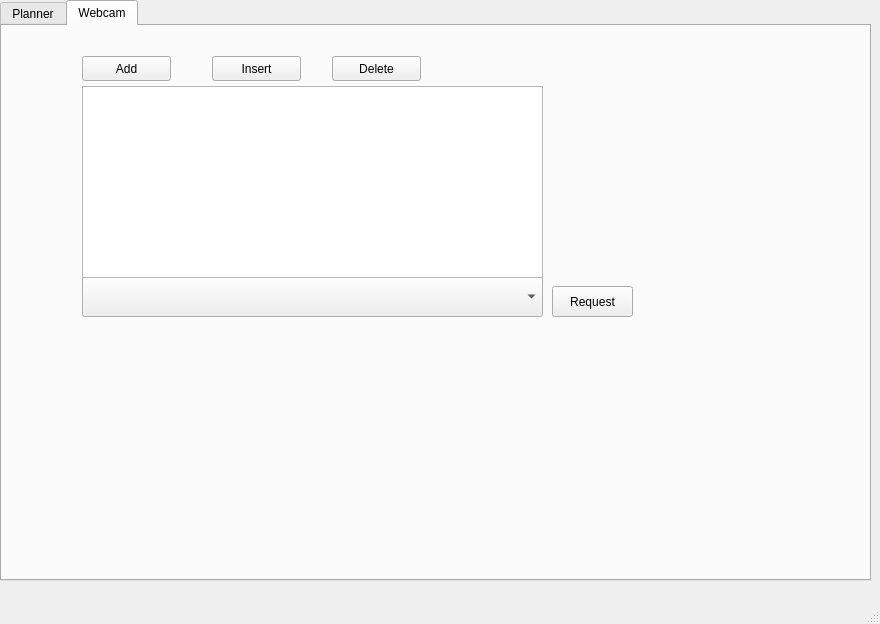
<?xml version="1.0" encoding="UTF-8"?>
<ui version="4.0">
 <class>MainWindow</class>
 <widget class="QMainWindow" name="MainWindow">
  <property name="geometry">
   <rect>
    <x>0</x>
    <y>0</y>
    <width>880</width>
    <height>624</height>
   </rect>
  </property>
  <property name="windowTitle">
   <string>MainWindow</string>
  </property>
  <property name="dockOptions">
   <set>QMainWindow::AllowTabbedDocks|QMainWindow::AnimatedDocks|QMainWindow::GroupedDragging</set>
  </property>
  <widget class="QWidget" name="centralwidget">
   <widget class="QTabWidget" name="tabWidget">
    <property name="geometry">
     <rect>
      <x>0</x>
      <y>0</y>
      <width>871</width>
      <height>581</height>
     </rect>
    </property>
    <property name="currentIndex">
     <number>1</number>
    </property>
    <widget class="QWidget" name="tab_3">
     <attribute name="title">
      <string>Planner</string>
     </attribute>
     <widget class="QCustomPlot" name="customPlot" native="true">
      <property name="geometry">
       <rect>
        <x>0</x>
        <y>60</y>
        <width>661</width>
        <height>451</height>
       </rect>
      </property>
     </widget>
     <widget class="QPlainTextEdit" name="savePathText">
      <property name="geometry">
       <rect>
        <x>0</x>
        <y>0</y>
        <width>501</width>
        <height>31</height>
       </rect>
      </property>
     </widget>
     <widget class="QPushButton" name="saveButton">
      <property name="geometry">
       <rect>
        <x>500</x>
        <y>0</y>
        <width>41</width>
        <height>31</height>
       </rect>
      </property>
      <property name="text">
       <string/>
      </property>
      <property name="icon">
       <iconset resource="app_resources.qrc">
        <normaloff>:/icon/resources/save.png</normaloff>:/icon/resources/save.png</iconset>
      </property>
      <property name="iconSize">
       <size>
        <width>32</width>
        <height>32</height>
       </size>
      </property>
     </widget>
     <widget class="QSlider" name="horizontalSlider">
      <property name="geometry">
       <rect>
        <x>680</x>
        <y>450</y>
        <width>191</width>
        <height>20</height>
       </rect>
      </property>
      <property name="value">
       <number>50</number>
      </property>
      <property name="orientation">
       <enum>Qt::Horizontal</enum>
      </property>
     </widget>
     <widget class="QComboBox" name="methodBox">
      <property name="geometry">
       <rect>
        <x>710</x>
        <y>90</y>
        <width>101</width>
        <height>31</height>
       </rect>
      </property>
     </widget>
     <widget class="QLabel" name="label">
      <property name="geometry">
       <rect>
        <x>710</x>
        <y>70</y>
        <width>67</width>
        <height>17</height>
       </rect>
      </property>
      <property name="text">
       <string>Method</string>
      </property>
     </widget>
     <widget class="QGroupBox" name="groupBox">
      <property name="geometry">
       <rect>
        <x>680</x>
        <y>180</y>
        <width>171</width>
        <height>91</height>
       </rect>
      </property>
      <property name="title">
       <string>Exp Type</string>
      </property>
      <widget class="QRadioButton" name="radioButtonSim">
       <property name="geometry">
        <rect>
         <x>10</x>
         <y>30</y>
         <width>112</width>
         <height>23</height>
        </rect>
       </property>
       <property name="text">
        <string>Virtual</string>
       </property>
      </widget>
      <widget class="QRadioButton" name="radioButtonExp">
       <property name="geometry">
        <rect>
         <x>10</x>
         <y>60</y>
         <width>112</width>
         <height>23</height>
        </rect>
       </property>
       <property name="text">
        <string>Physical</string>
       </property>
       <property name="checked">
        <bool>true</bool>
       </property>
      </widget>
      <widget class="QCheckBox" name="checkMultiRobot">
       <property name="geometry">
        <rect>
         <x>70</x>
         <y>0</y>
         <width>131</width>
         <height>21</height>
        </rect>
       </property>
       <property name="text">
        <string>Multi-Robot</string>
       </property>
      </widget>
     </widget>
     <widget class="QSlider" name="verticalSlider">
      <property name="geometry">
       <rect>
        <x>770</x>
        <y>280</y>
        <width>16</width>
        <height>160</height>
       </rect>
      </property>
      <property name="value">
       <number>50</number>
      </property>
      <property name="orientation">
       <enum>Qt::Vertical</enum>
      </property>
     </widget>
     <widget class="QGroupBox" name="groupBox_2">
      <property name="geometry">
       <rect>
        <x>700</x>
        <y>490</y>
        <width>181</width>
        <height>80</height>
       </rect>
      </property>
      <property name="title">
       <string>Path Type</string>
      </property>
      <widget class="QRadioButton" name="radioButtonSpiral">
       <property name="geometry">
        <rect>
         <x>10</x>
         <y>30</y>
         <width>112</width>
         <height>23</height>
        </rect>
       </property>
       <property name="text">
        <string>Spiral</string>
       </property>
       <property name="checked">
        <bool>true</bool>
       </property>
      </widget>
      <widget class="QRadioButton" name="radioButtonRect">
       <property name="geometry">
        <rect>
         <x>100</x>
         <y>30</y>
         <width>112</width>
         <height>23</height>
        </rect>
       </property>
       <property name="text">
        <string>Rect</string>
       </property>
      </widget>
     </widget>
     <widget class="QGroupBox" name="groupBox_3">
      <property name="geometry">
       <rect>
        <x>670</x>
        <y>0</y>
        <width>181</width>
        <height>61</height>
       </rect>
      </property>
      <property name="title">
       <string>Drone Type</string>
      </property>
      <widget class="QRadioButton" name="anafi">
       <property name="geometry">
        <rect>
         <x>10</x>
         <y>30</y>
         <width>112</width>
         <height>23</height>
        </rect>
       </property>
       <property name="text">
        <string>Anafi</string>
       </property>
       <property name="checked">
        <bool>false</bool>
       </property>
      </widget>
      <widget class="QRadioButton" name="bebop2">
       <property name="geometry">
        <rect>
         <x>90</x>
         <y>30</y>
         <width>112</width>
         <height>23</height>
        </rect>
       </property>
       <property name="text">
        <string>Bebop2</string>
       </property>
       <property name="checked">
        <bool>true</bool>
       </property>
      </widget>
     </widget>
     <widget class="QPushButton" name="pushButton">
      <property name="geometry">
       <rect>
        <x>710</x>
        <y>130</y>
        <width>101</width>
        <height>31</height>
       </rect>
      </property>
      <property name="text">
       <string>Send</string>
      </property>
     </widget>
    </widget>
    <widget class="QWidget" name="tab_4">
     <attribute name="title">
      <string>Webcam</string>
     </attribute>
     <widget class="QPushButton" name="requestBttn">
      <property name="geometry">
       <rect>
        <x>550</x>
        <y>260</y>
        <width>81</width>
        <height>31</height>
       </rect>
      </property>
      <property name="text">
       <string>Request</string>
      </property>
     </widget>
     <widget class="QLabel" name="responseLabel">
      <property name="geometry">
       <rect>
        <x>80</x>
        <y>300</y>
        <width>461</width>
        <height>101</height>
       </rect>
      </property>
      <property name="text">
       <string/>
      </property>
     </widget>
     <widget class="QComboBox" name="comboBox">
      <property name="geometry">
       <rect>
        <x>80</x>
        <y>250</y>
        <width>461</width>
        <height>41</height>
       </rect>
      </property>
     </widget>
     <widget class="QListView" name="listView">
      <property name="geometry">
       <rect>
        <x>80</x>
        <y>60</y>
        <width>461</width>
        <height>192</height>
       </rect>
      </property>
     </widget>
     <widget class="QPushButton" name="addButton">
      <property name="geometry">
       <rect>
        <x>80</x>
        <y>30</y>
        <width>89</width>
        <height>25</height>
       </rect>
      </property>
      <property name="text">
       <string>Add</string>
      </property>
     </widget>
     <widget class="QPushButton" name="insertButton">
      <property name="geometry">
       <rect>
        <x>210</x>
        <y>30</y>
        <width>89</width>
        <height>25</height>
       </rect>
      </property>
      <property name="text">
       <string>Insert</string>
      </property>
     </widget>
     <widget class="QPushButton" name="deleteButton">
      <property name="geometry">
       <rect>
        <x>330</x>
        <y>30</y>
        <width>89</width>
        <height>25</height>
       </rect>
      </property>
      <property name="text">
       <string>Delete</string>
      </property>
     </widget>
    </widget>
   </widget>
  </widget>
  <widget class="QMenuBar" name="menubar">
   <property name="geometry">
    <rect>
     <x>0</x>
     <y>0</y>
     <width>880</width>
     <height>22</height>
    </rect>
   </property>
  </widget>
  <widget class="QStatusBar" name="statusbar"/>
 </widget>
 <customwidgets>
  <customwidget>
   <class>QCustomPlot</class>
   <extends>QWidget</extends>
   <header location="global">qcustomplot.h</header>
   <container>1</container>
  </customwidget>
 </customwidgets>
 <resources>
  <include location="app_resources.qrc"/>
 </resources>
 <connections/>
</ui>
